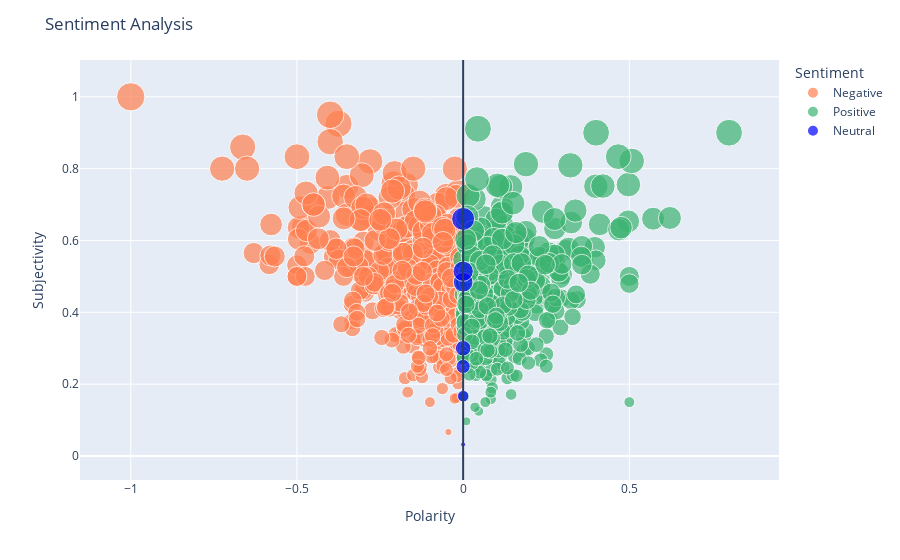

Source (notebook cell):
### Code cell
custom_color_map = {'Positive': 'mediumseagreen', 'Negative': 'coral', 'Neutral': 'blue'}
fig = px.scatter(data_cleaned, 
                 x='Polarity', 
                 y='Subjectivity', 
                 color='Sentiment',
                 size='Subjectivity',
                 color_discrete_map=custom_color_map)
# Add a vertical line at x=0 for Neutral Reviews
fig.update_layout(title='Sentiment Analysis',
                  shapes=[dict(type='line',
                               yref='paper', y0=0, y1=1, 
                               xref='x', x0=0, x1=0)],
                  xaxis_title='Polarity',
                  yaxis_title='Subjectivity')

fig.show()

### Figure 1 — Plotly figure (JSON) as saved in the notebook; plotly's stock layout.template omitted (floating-point values rounded to 4 significant figures; data arrays with more than 128 entries replaced by an {"elided": "..."} marker saying what was removed)
{"data": [{"hovertemplate": "Sentiment=Negative<br>Polarity=%{x}<br>Subjectivity=%{marker.size}<extra></extra>", "legendgroup": "Negative", "marker": {"color": "coral", "size": {"elided": "517 float values"}, "sizemode": "area", "sizeref": 0.0025, "symbol": "circle"}, "mode": "markers", "name": "Negative", "orientation": "v", "showlegend": true, "type": "scatter", "x": {"elided": "517 float values"}, "xaxis": "x", "y": {"elided": "517 float values"}, "yaxis": "y"}, {"hovertemplate": "Sentiment=Positive<br>Polarity=%{x}<br>Subjectivity=%{marker.size}<extra></extra>", "legendgroup": "Positive", "marker": {"color": "mediumseagreen", "size": {"elided": "473 float values"}, "sizemode": "area", "sizeref": 0.0025, "symbol": "circle"}, "mode": "markers", "name": "Positive", "orientation": "v", "showlegend": true, "type": "scatter", "x": {"elided": "473 float values"}, "xaxis": "x", "y": {"elided": "473 float values"}, "yaxis": "y"}, {"hovertemplate": "Sentiment=Neutral<br>Polarity=%{x}<br>Subjectivity=%{marker.size}<extra></extra>", "legendgroup": "Neutral", "marker": {"color": "blue", "size": [0, 0.3, 0.1667, 0.03214, 0, 0.66, 0.4837, 0, 0.5143, 0.2494], "sizemode": "area", "sizeref": 0.0025, "symbol": "circle"}, "mode": "markers", "name": "Neutral", "orientation": "v", "showlegend": true, "type": "scatter", "x": [0, 0, 0, 0, 0, 0, 0, 0, 0, 0], "xaxis": "x", "y": [0, 0.3, 0.1667, 0.03214, 0, 0.66, 0.4837, 0, 0.5143, 0.2494], "yaxis": "y"}], "layout": {"legend": {"itemsizing": "constant", "title": {"text": "Sentiment"}, "tracegroupgap": 0}, "margin": {"t": 60}, "shapes": [{"type": "line", "x0": 0, "x1": 0, "xref": "x", "y0": 0, "y1": 1, "yref": "paper"}], "title": {"text": "Sentiment Analysis"}, "xaxis": {"anchor": "y", "domain": [0, 1], "title": {"text": "Polarity"}}, "yaxis": {"anchor": "x", "domain": [0, 1], "title": {"text": "Subjectivity"}}}}
